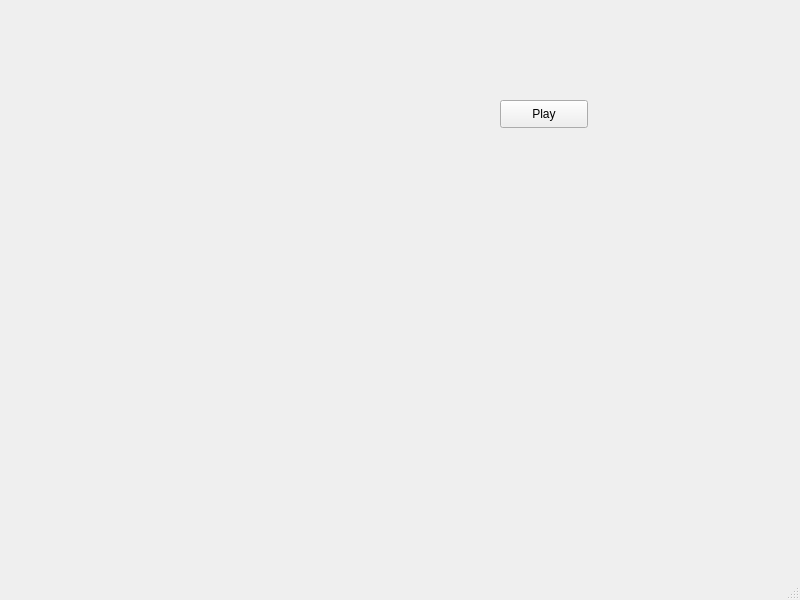
<?xml version="1.0" encoding="UTF-8"?>
<ui version="4.0">
 <class>MainWindow</class>
 <widget class="QMainWindow" name="MainWindow">
  <property name="geometry">
   <rect>
    <x>0</x>
    <y>0</y>
    <width>800</width>
    <height>600</height>
   </rect>
  </property>
  <property name="windowTitle">
   <string>MainWindow</string>
  </property>
  <widget class="QWidget" name="centralwidget">
   <widget class="QPushButton" name="btnPlay">
    <property name="geometry">
     <rect>
      <x>500</x>
      <y>100</y>
      <width>88</width>
      <height>28</height>
     </rect>
    </property>
    <property name="text">
     <string>Play</string>
    </property>
   </widget>
  </widget>
  <widget class="QMenuBar" name="menubar">
   <property name="geometry">
    <rect>
     <x>0</x>
     <y>0</y>
     <width>800</width>
     <height>25</height>
    </rect>
   </property>
  </widget>
  <widget class="QStatusBar" name="statusbar"/>
 </widget>
 <resources/>
 <connections/>
</ui>
